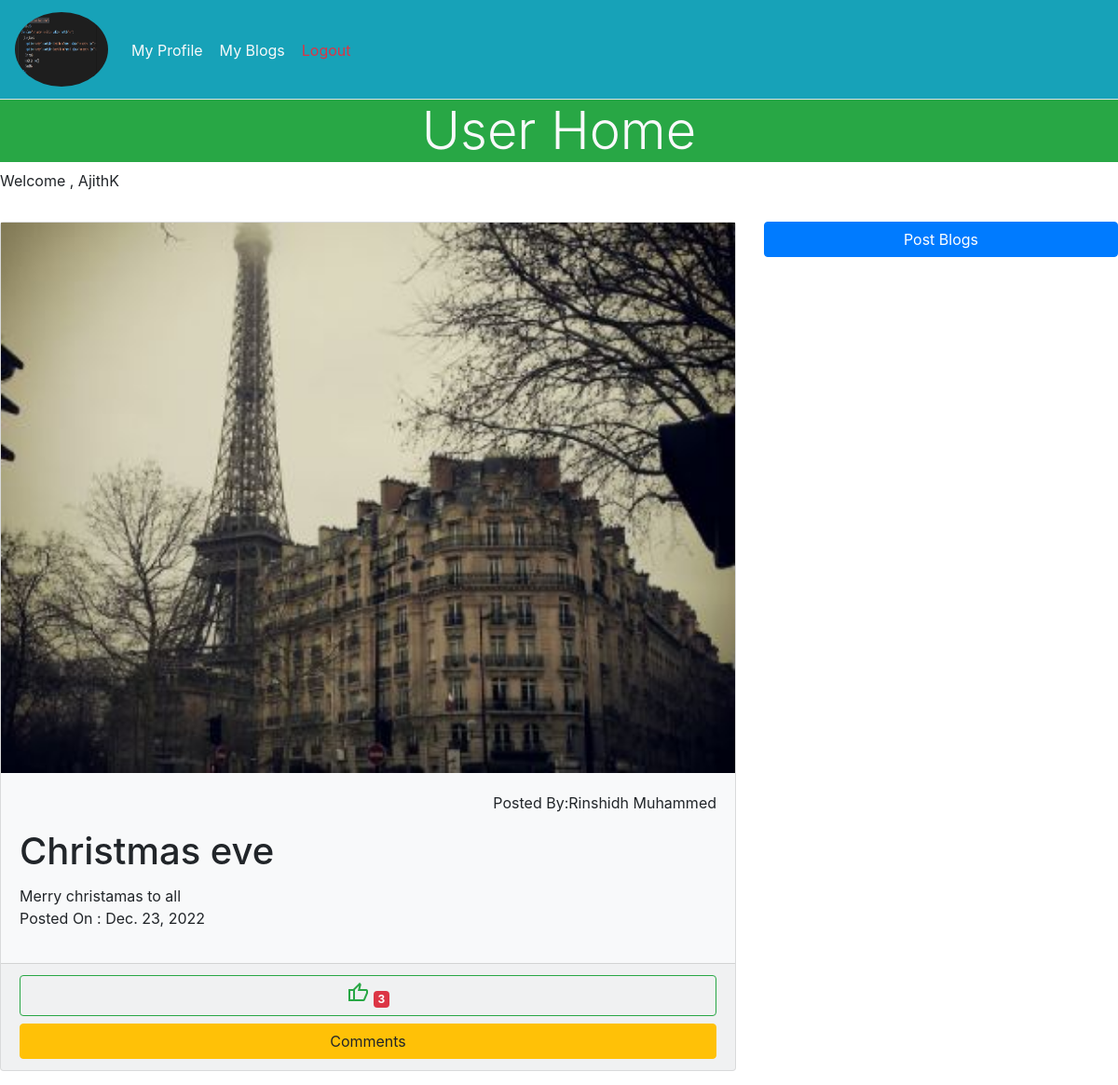
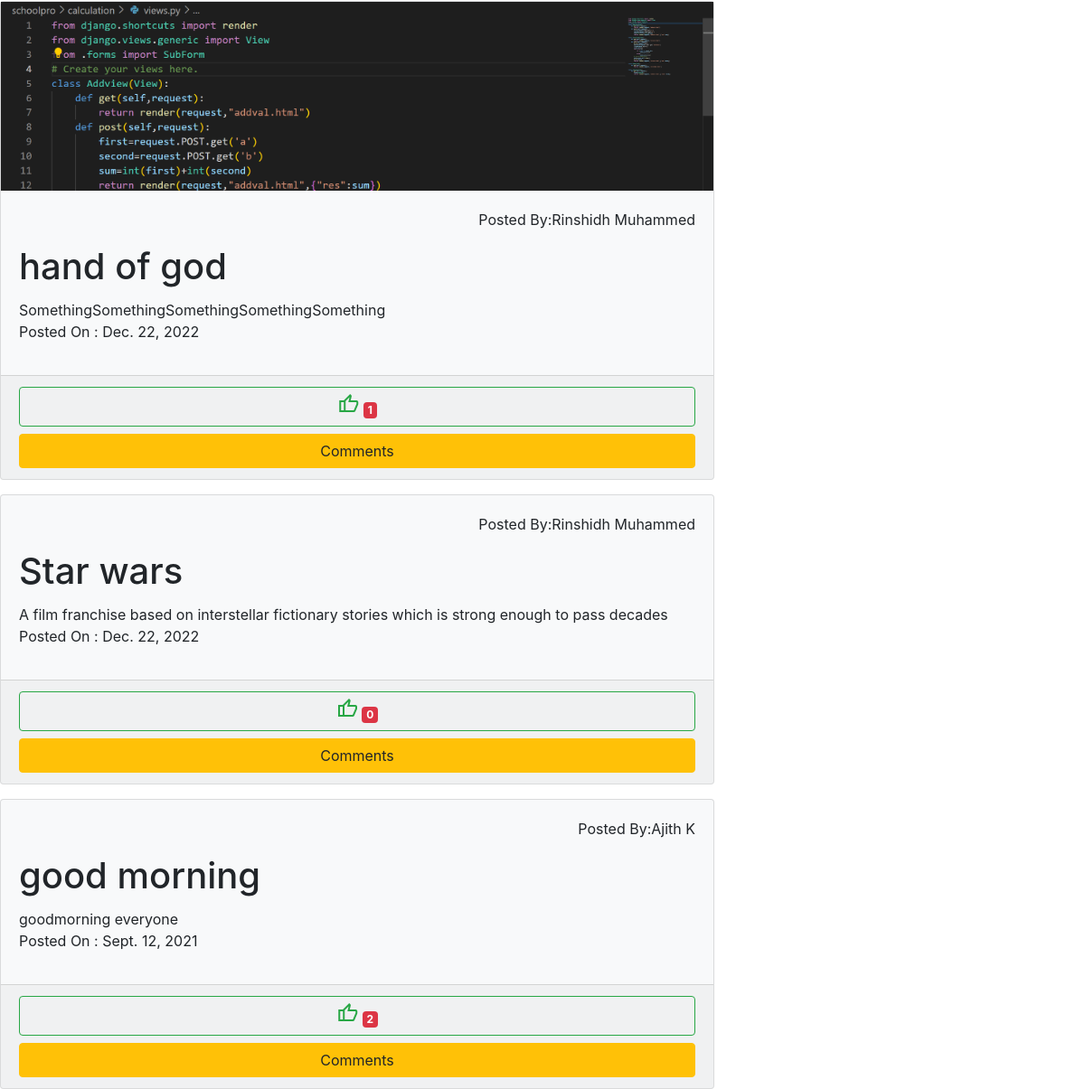
/user/uhome/ (signed in), run on the app's committed database (2 pictures, top to bottom).
### account/models.py (models this page shows)
class UserProfile(models.Model):
    popic=models.ImageField(upload_to='profile_pictures',null=True)
    options=(
        ('male','male'),
        ('female','female'),
        ('others','others')
    )
    gender=models.CharField(max_length=12,choices=options,default='male')
    phone=models.IntegerField()
    user=models.OneToOneField(User,on_delete=models.CASCADE,related_name='users')

### userapp/models.py (models this page shows)
class BlogModel(models.Model):
    title=models.CharField(max_length=100)
    content=models.TextField()
    image=models.ImageField(upload_to='blog_images',null=True,blank=True)
    date=models.DateField(null=True,auto_now_add=True)
    author=models.ForeignKey(User,on_delete=models.CASCADE,related_name='author')
    liked_by=models.ManyToManyField(User)
    @property
    def liked_count(self):
        liked_cnt=self.liked_by.all().count()
        return liked_cnt

### userapp/views.py (the view, shortened to what this page needs)
# urls.py: path('uhome/',UserHome.as_view(),name='uhome'),
@method_decorator(signin_required,name='dispatch')
class UserHome(CreateView):
    template_name="userhome.html"
    form_class=BlogForm
    model=BlogModel
    success_url=reverse_lazy('uhome')
    def get_context_data(self, **kwargs):
        context=super().get_context_data(**kwargs)
        blog=self.model.objects.all().order_by('-date')
        context['blog']=blog
        cmnt=CommentForm()
        context['comment']=cmnt
        context['cmnts']=Comments.objects.all()
        return context

### userapp/views.py (called while the page is built)
def signin_required(fn):
    def wrapper(request,*args,**kwargs):
        if request.user.is_authenticated:
            return fn(request,*args,**kwargs)
        else:
            return redirect('log')
    return wrapper

### userapp/templates/userhome.html (shortened to what this page needs)
<!doctype html>
<html lang="en">
<head>
  <link rel="stylesheet" href="https://stackpath.bootstrapcdn.com/bootstrap/4.3.1/css/bootstrap.min.css"
>
</head>
<body>
  <nav class="navbar navbar-expand-sm bg-info nav-tabs">
    <a class="navbar-brand" href="{%url 'uhome'%}">
      <img src="{{request.user.users.popic.url}}" style="width: 100px;height: 80px;" class="rounded-circle" alt="">
    </a>
    <ul class="navbar-nav">
      <li class="nav-item"><a href="{% url 'prof' %}" class="nav-link text-light">My Profile</a></li>
      <li class="nav-item"><a href="{%url 'blog'%}" class="nav-link text-light">My Blogs</a></li>
      <li class="nav-item"><a href="{% url 'logout' %}" class="nav-link text-danger">Logout</a></li>
    </ul>
  </nav>
  {%block user%}
  <h1 class="bg-success text-light display-4 text-center">User Home</h1>
  <p>Welcome , {{request.user.first_name}}{{request.user.last_name}}</p>
  <div class="row">
    <div class="col-8">
      {%for i in blog%}
      <div class="card mt-3 bg-light">
        {% if i.image %}
        <img src="{{i.image.url}}" alt="blog-image">
        {%endif%}
        <div class="card-body">
          <p class="text-right">Posted By:{{i.author.first_name}} {{i.author.last_name}}</p>
          <h1 class="card-title">{{i.title}}</h1>
          <div class="card-content">
            {{i.content}}
          </div>
          <p>Posted On : {{i.date}}</p>
        </div>
        <div class="card-footer">
          <a href="{%url 'add-like' i.id%}" class="btn btn-outline-success btn-block"><span class="material-symbols-outlined">
            </span>
            <span class="badge badge-danger">{{i.liked_count}}</span>
          </a>
          <button data-toggle="collapse" class="btn btn-warning btn-block" data-target="#demo{{i.id}}">Comments</button>
        </div>
      </div>
      {%endfor%}
    </div>
    <div class="col-4">
      <button data-toggle="collapse" class="btn btn-primary btn-block mt-3" data-target="#demo">Post Blogs</button>
    </div>
  </div>
  {%endblock user%}
</body>
</html>

### data on the page
BlogModel: image (picture), author.first_name "Rinshidh", author.last_name "Muhammed", title "Christmas eve", content "Merry christamas to all", date "Dec. 23, 2022", liked_count "3"
BlogModel: image (picture), author.first_name "Rinshidh", author.last_name "Muhammed", title "hand of god", content "SomethingSomethingSomethingSomethingSomething", date "Dec. 22, 2022", liked_count "1"
BlogModel: author.first_name "Rinshidh", author.last_name "Muhammed", title "Star wars", content "A film franchise based on interstellar fictionary stories which is strong enough to pass decades", date "Dec. 22, 2022", liked_count "0"
BlogModel: author.first_name "Ajith", author.last_name "K", title "good morning", content "goodmorning everyone", date "Sept. 12, 2021", liked_count "2"

### other printed values
{{ request.user.first_name }} "Ajith"
{{ request.user.last_name }} "K"
